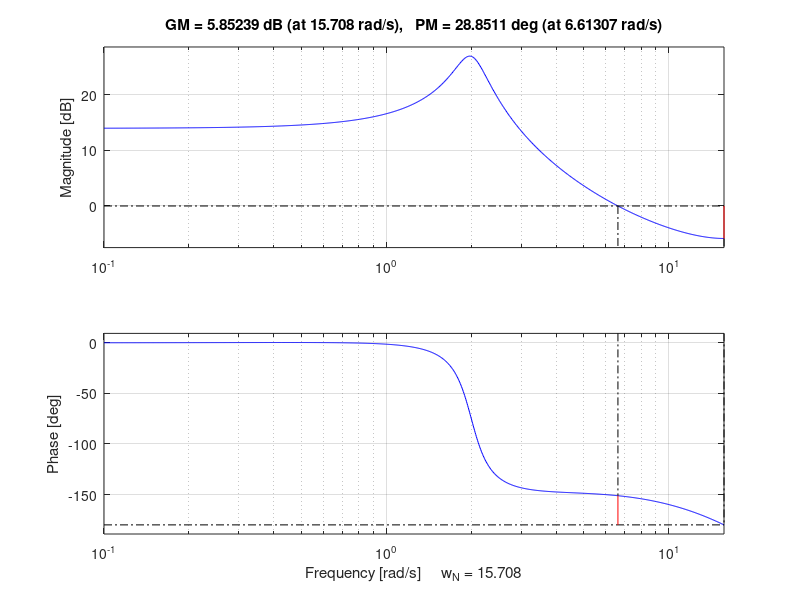
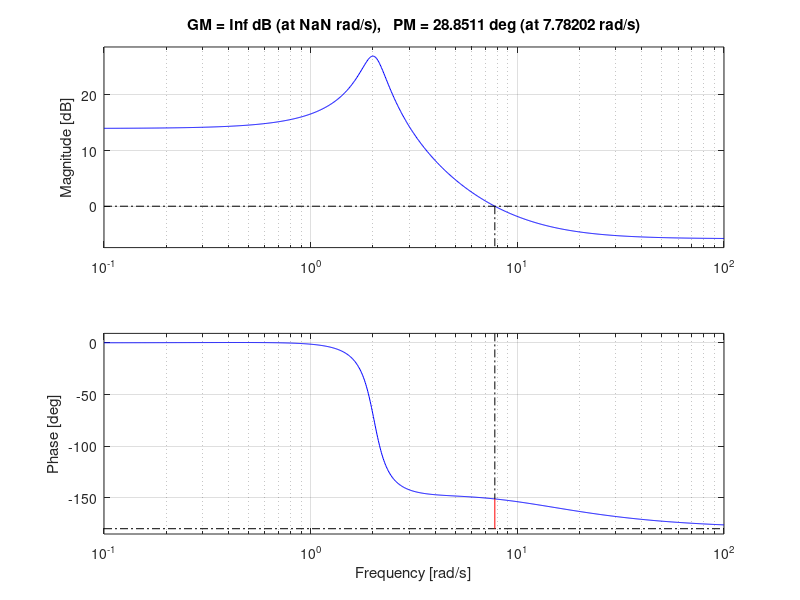
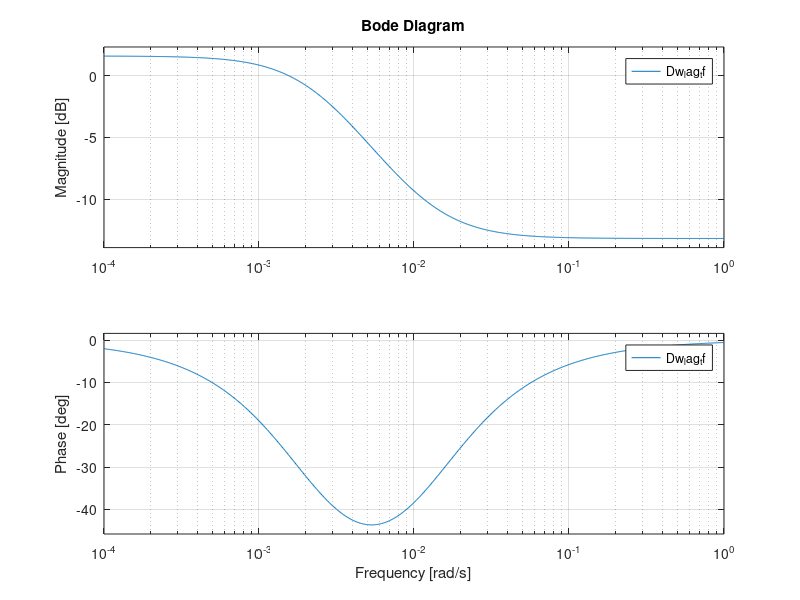
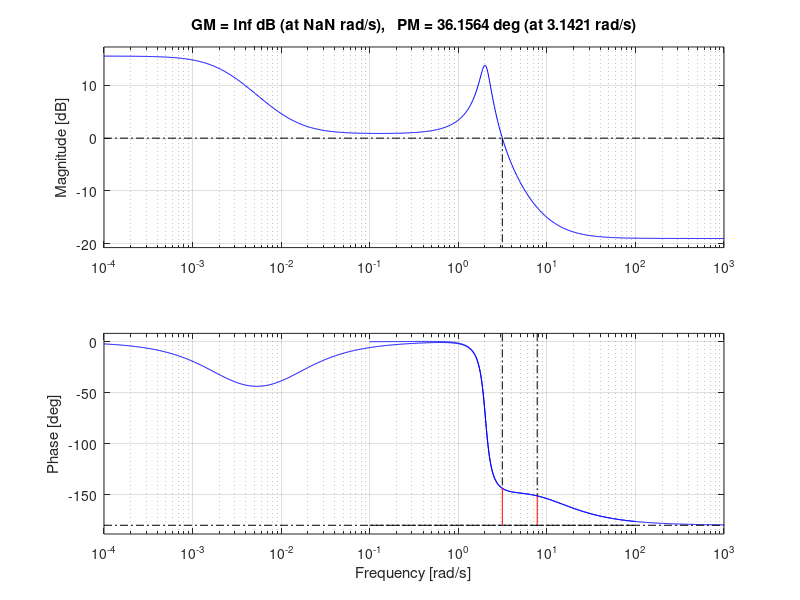

MATLAB code to generate these figures, in order: (Note: this script raises an error after producing the figures.)
clc; clear; close all;
% 모델 생성
num = [5 20];
den = [1 0.5 4];
Gp_tf = tf(num,den);
T=0.2;
Gd_tf = c2d(Gp_tf,T,'zoh');

margin(Gd_tf);

Gw_tf = d2c(Gd_tf,'tustin');
figure();
margin(Gw_tf); grid on;

om_w1 = 2.49;

k1to0 = 0.005;% 0.1 이하로 설정.

om_w0 = k1to0*om_w1;

a0 = 1.2; % 임의로 설정

k_wp = 0.6; % 1이하로 설정

om_wp = k_wp*om_w0/(a0*exp(20.1/20));

Dw_lag_tf = a0*tf([1/om_w0 1], [1/om_wp 1]);
figure();
bode(Dw_lag_tf); grid on;

figure();
margin(Gw_tf); hold on;
margin(Gw_tf * Dw_lag_tf); grid on;
legend('Without compensator', 'With compensator', 'Interpreter', ' latex');



